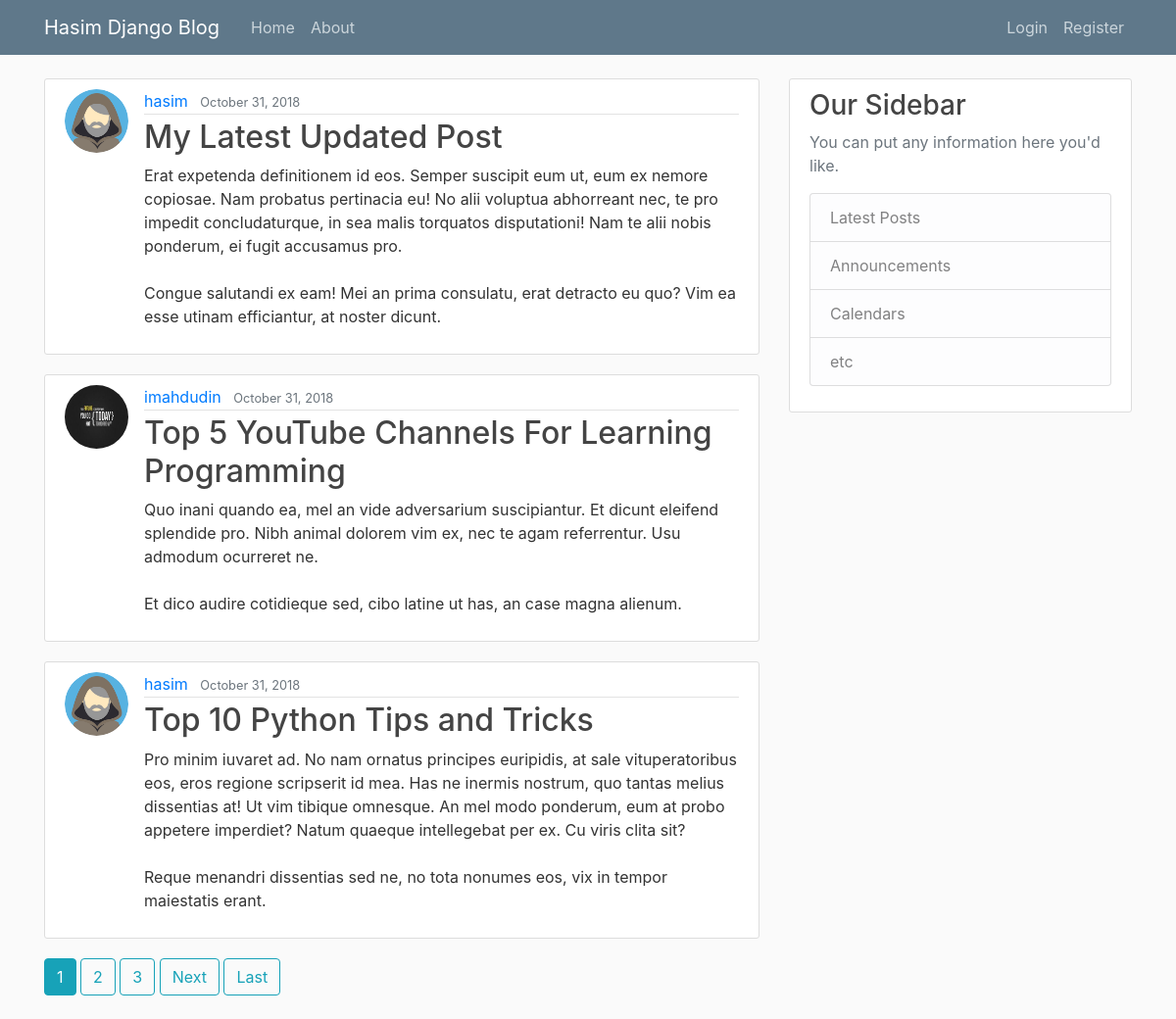
The page / on the database its author committed.
### blog/models.py (models this page shows, shortened)
class Post(models.Model):
    title = models.CharField(max_length=100)
    content = models.TextField()
    date_posted = models.DateTimeField(default=timezone.now)
    author = models.ForeignKey(User, on_delete = models.CASCADE)

### users/models.py (models this page shows, shortened)
class Profile(models.Model):
    user = models.OneToOneField(User, on_delete=models.CASCADE)
    image = models.ImageField(default='default.png', upload_to='profile_pics')

### blog/views.py (the view)
# urls.py: path('', PostListView.as_view(), name='blog-home'),
class PostListView(ListView):
    model = Post
    template_name = 'blog/home.html'
    context_object_name = 'posts'
    ordering = ['-date_posted']
    paginate_by = 3

### blog/templates/blog/home.html (shortened to what this page needs)
{% extends "blog/base.html" %}
{% block content %}
{% for post in posts %}
<article class="media content-section">
    <img class="rounded-circle article-img" src="{{ post.author.profile.image.url }}">
    <div class="media-body">
        <div class="article-metadata">
            <a class="mr-2" href="{% url 'user-posts' post.author.username %}">{{ post.author }}</a>
            <small class="text-muted">{{ post.date_posted|date:"F d, Y" }}</small>
        </div>
        <h2><a class="article-title" href="{% url 'post-detail' post.id %}">{{ post.title }}</a></h2>
        <p class="article-content">{{ post.content }}</p>
    </div>
</article>
{% endfor %}
{% if is_paginated %}
      {% for num in page_obj.paginator.page_range %}
        {% if page_obj.number == num %}
          <a class="btn btn-info mb-4" href="?page={{ num }}">{{ num }}</a>
        {% elif num > page_obj.number|add:'-3' and num < page_obj.number|add:'3' %}
          <a class="btn btn-outline-info mb-4" href="?page={{ num }}">{{ num }}</a>
        {% endif %}
      {% endfor %}
      {% if page_obj.has_next %}
        <a class="btn btn-outline-info mb-4" href="?page={{ page_obj.next_page_number }}">Next</a>
        <a class="btn btn-outline-info mb-4" href="?page={{ page_obj.paginator.num_pages }}">Last</a>
      {% endif %}
{% endif %}
{% endblock content %}

### blog/templates/blog/base.html (shortened to what this page needs)
{% load static %}
<!DOCTYPE html>
<html>
<head>
    <link rel="stylesheet" href="https://maxcdn.bootstrapcdn.com/bootstrap/4.0.0/css/bootstrap.min.css">
    <link rel="stylesheet" type="text/css" href="{% static 'blog/main.css' %}">
</head>
<body>
    <header class="site-header">
      <nav class="navbar navbar-expand-md navbar-dark bg-steel fixed-top">
        <div class="container">
          <a class="navbar-brand mr-4" href="{% url 'blog-home' %}">Hasim Django Blog</a>
          <div class="collapse navbar-collapse" id="navbarToggle">
            <div class="navbar-nav mr-auto">
              <a class="nav-item nav-link" href="{% url 'blog-home' %}">Home</a>
              <a class="nav-item nav-link" href="{% url 'blog-about' %}">About</a>
            </div>
            <div class="navbar-nav">
              {% if user.is_authenticated %}
              <a class="nav-item nav-link" href="{% url 'post-create' %}">New Post</a>
                <a class="nav-item nav-link" href="{% url 'profile' %}">Profile</a>
                <a class="nav-item nav-link" href="{% url 'logout' %}">Logout</a>
              {% else %}
                <a class="nav-item nav-link" href="{% url 'login' %}">Login</a>
                <a class="nav-item nav-link" href="{% url 'register' %}">Register</a>
              {% endif %}
            </div>
          </div>
        </div>
      </nav>
    </header>
    <main role="main" class="container">
      <div class="row">
        <div class="col-md-8">
          {% block content %}{% endblock %}
        </div>
        <div class="col-md-4">
          <div class="content-section">
            <h3>Our Sidebar</h3>
            <p class='text-muted'>You can put any information here you'd like.
              <ul class="list-group">
                <li class="list-group-item list-group-item-light">Latest Posts</li>
                <li class="list-group-item list-group-item-light">Announcements</li>
                <li class="list-group-item list-group-item-light">Calendars</li>
                <li class="list-group-item list-group-item-light">etc</li>
              </ul>
            </p>
          </div>
        </div>
      </div>
    </main>
</body>
</html>

### blog/static/blog/main.css (style rules this page uses)
body { background: #fafafa; color: #333333; margin-top: 5rem; }
h1, h2, h3, h4, h5, h6 { color: #444444; }
ul { margin: 0; }
.bg-steel { background-color: #5f788a; }
.site-header .navbar-nav .nav-link { color: #cbd5db; }
.content-section { background: #ffffff; padding: 10px 20px; border: 1px solid #dddddd; border-radius: 3px; margin-bottom: 20px; }
.article-title { color: #444444; }
.article-content { white-space: pre-line; }
.article-img { height: 65px; width: 65px; margin-right: 16px; }
.article-metadata { padding-bottom: 1px; margin-bottom: 4px; border-bottom: 1px solid #e3e3e3 }

### rows shown on the page
Post: author.profile.image (picture), author "hasim", date_posted "October 31, 2018", title "My Latest Updated Post", content "Erat expetenda definitionem id eos. Semper suscipit eum ut, eum ex nemore copiosae. Nam probatus pertinacia eu! No alii voluptua abhorreant nec, te pro impedit concludaturque, in sea malis torquatos disputationi! Nam te alii nobis ponderum, ei fugit accusamus pro. Congue salutandi ex eam! Mei an prima consulatu, erat detracto eu quo? Vim ea esse utinam efficiantur, at noster dicunt."
Post: author.profile.image (picture), author "imahdudin", date_posted "October 31, 2018", title "Top 5 YouTube Channels For Learning Programming", content "Quo inani quando ea, mel an vide adversarium suscipiantur. Et dicunt eleifend splendide pro. Nibh animal dolorem vim ex, nec te agam referrentur. Usu admodum ocurreret ne. Et dico audire cotidieque sed, cibo latine ut has, an case magna alienum."
Post: author.profile.image (picture), author "hasim", date_posted "October 31, 2018", title "Top 10 Python Tips and Tricks", content "Pro minim iuvaret ad. No nam ornatus principes euripidis, at sale vituperatoribus eos, eros regione scripserit id mea. Has ne inermis nostrum, quo tantas melius dissentias at! Ut vim tibique omnesque. An mel modo ponderum, eum at probo appetere imperdiet? Natum quaeque intellegebat per ex. Cu viris clita sit? Reque menandri dissentias sed ne, no tota nonumes eos, vix in tempor maiestatis erant."

### other values the page prints
{{ num }} "1"
{{ num }} "2" "3"
